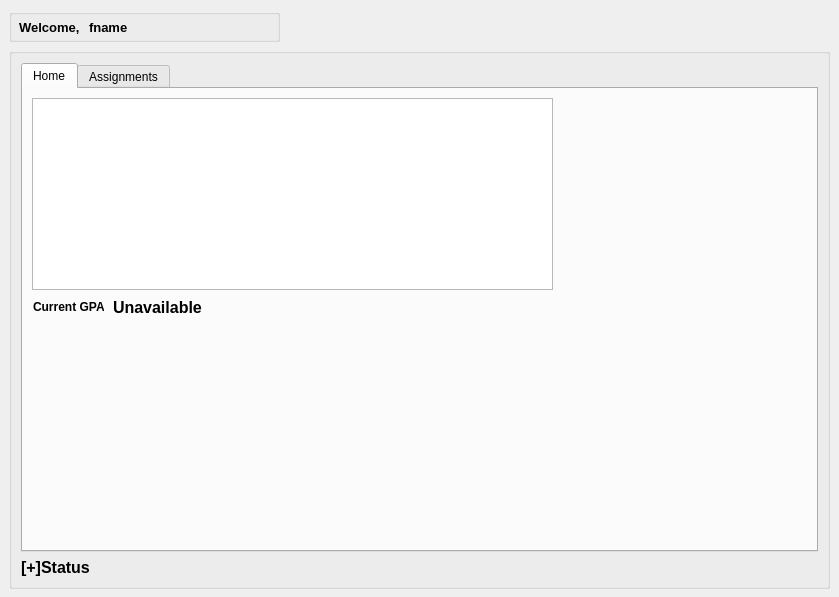
<?xml version="1.0" encoding="UTF-8"?>
<ui version="4.0">
 <class>MainWindow</class>
 <widget class="QDialog" name="MainWindow">
  <property name="geometry">
   <rect>
    <x>0</x>
    <y>0</y>
    <width>839</width>
    <height>597</height>
   </rect>
  </property>
  <property name="windowTitle">
   <string>Dialog</string>
  </property>
  <widget class="QGroupBox" name="groupBox">
   <property name="geometry">
    <rect>
     <x>9</x>
     <y>48</y>
     <width>821</width>
     <height>541</height>
    </rect>
   </property>
   <property name="title">
    <string/>
   </property>
   <layout class="QVBoxLayout" name="verticalLayout_3">
    <item>
     <widget class="QTabWidget" name="tabWidget">
      <property name="currentIndex">
       <number>0</number>
      </property>
      <widget class="QWidget" name="tab">
       <attribute name="title">
        <string>Home</string>
       </attribute>
       <widget class="QTableView" name="tableView_enrollment">
        <property name="geometry">
         <rect>
          <x>9</x>
          <y>9</y>
          <width>521</width>
          <height>192</height>
         </rect>
        </property>
       </widget>
       <widget class="QLabel" name="label_2">
        <property name="geometry">
         <rect>
          <x>10</x>
          <y>210</y>
          <width>71</width>
          <height>16</height>
         </rect>
        </property>
        <property name="font">
         <font>
          <weight>75</weight>
          <bold>true</bold>
         </font>
        </property>
        <property name="text">
         <string>Current GPA:</string>
        </property>
       </widget>
       <widget class="QLabel" name="label_gpa">
        <property name="geometry">
         <rect>
          <x>90</x>
          <y>210</y>
          <width>101</width>
          <height>16</height>
         </rect>
        </property>
        <property name="font">
         <font>
          <pointsize>12</pointsize>
          <weight>75</weight>
          <bold>true</bold>
         </font>
        </property>
        <property name="text">
         <string>Unavailable</string>
        </property>
       </widget>
      </widget>
      <widget class="QWidget" name="tab_2">
       <attribute name="title">
        <string>Assignments</string>
       </attribute>
       <widget class="QTableView" name="tableView_assignments">
        <property name="geometry">
         <rect>
          <x>10</x>
          <y>10</y>
          <width>771</width>
          <height>301</height>
         </rect>
        </property>
       </widget>
      </widget>
     </widget>
    </item>
    <item>
     <widget class="QLabel" name="label_status">
      <property name="font">
       <font>
        <pointsize>12</pointsize>
        <weight>75</weight>
        <bold>true</bold>
       </font>
      </property>
      <property name="text">
       <string>[+]Status</string>
      </property>
     </widget>
    </item>
   </layout>
  </widget>
  <widget class="QGroupBox" name="groupBox_2">
   <property name="geometry">
    <rect>
     <x>9</x>
     <y>9</y>
     <width>271</width>
     <height>33</height>
    </rect>
   </property>
   <property name="title">
    <string/>
   </property>
   <widget class="QLabel" name="label">
    <property name="geometry">
     <rect>
      <x>10</x>
      <y>10</y>
      <width>61</width>
      <height>16</height>
     </rect>
    </property>
    <property name="sizePolicy">
     <sizepolicy hsizetype="Fixed" vsizetype="Fixed">
      <horstretch>0</horstretch>
      <verstretch>0</verstretch>
     </sizepolicy>
    </property>
    <property name="font">
     <font>
      <pointsize>10</pointsize>
      <weight>75</weight>
      <bold>true</bold>
     </font>
    </property>
    <property name="text">
     <string>Welcome, </string>
    </property>
   </widget>
   <widget class="QLabel" name="label_username">
    <property name="geometry">
     <rect>
      <x>80</x>
      <y>10</y>
      <width>181</width>
      <height>16</height>
     </rect>
    </property>
    <property name="sizePolicy">
     <sizepolicy hsizetype="Fixed" vsizetype="Fixed">
      <horstretch>0</horstretch>
      <verstretch>0</verstretch>
     </sizepolicy>
    </property>
    <property name="font">
     <font>
      <pointsize>10</pointsize>
      <weight>75</weight>
      <bold>true</bold>
     </font>
    </property>
    <property name="text">
     <string>fname</string>
    </property>
   </widget>
  </widget>
 </widget>
 <resources/>
 <connections/>
</ui>
